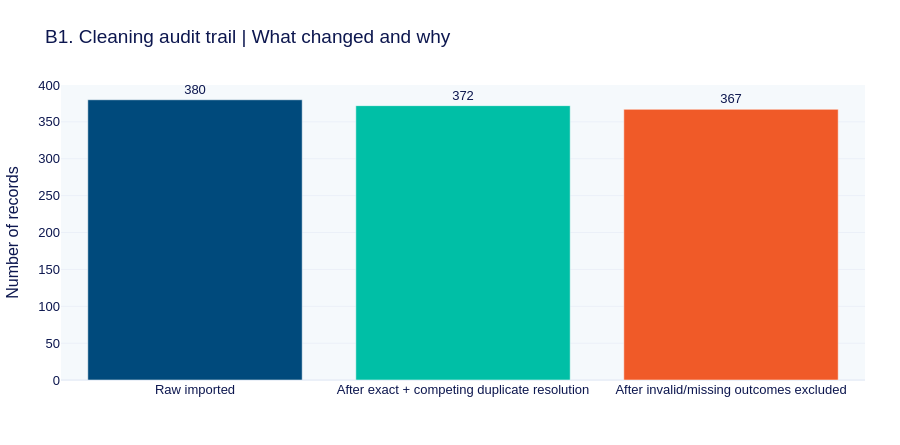

Notebook cell for this chart:
### Markdown cell above
# PART B | CLEAN using explicit, reproducible decisions

## 7. Resolve duplicates and invalid values, without hiding what happened

**Read this before running:** We preserve `raw_snapshot` unchanged. We remove exact copies, use the most recent dated record for conflicting area IDs, convert impossible predictor values to missing, and drop rows with unknown/invalid **outcomes**. We do **not** fill missing predictors with whole-dataset medians. That would leak information across our held-out regions.

**Ask yourself:** If two conflicting records have no trustworthy timestamps, what additional evidence would you need before choosing one?

### Code cell
# 7A. Deterministic record-level cleaning (does not estimate model parameters).
cleaned = work.drop_duplicates().copy()
cleaned['recorded_at'] = pd.to_datetime(cleaned['recorded_at'], errors='coerce')
assert cleaned['recorded_at'].notna().all(), 'Unusable record timestamps. Check version-resolution rule.'
cleaned = cleaned.sort_values(KEYS + ['recorded_at'], ascending=[True,True,False])
cleaned = cleaned.drop_duplicates(subset=KEYS, keep='first').sort_values(KEYS).reset_index(drop=True)

invalid_counter = {}
for col,(lo,hi) in BOUNDS.items():
    mask=cleaned[col].notna() & ((cleaned[col]<lo)|(cleaned[col]>hi))
    invalid_counter[col] = int(mask.sum())
    cleaned.loc[mask,col]=np.nan

invalid_target_rows = int(cleaned['synthetic_prevalence_pct'].isna().sum())
analysis_data = cleaned.loc[cleaned['synthetic_prevalence_pct'].notna()].reset_index(drop=True).copy()
assert analysis_data.duplicated(subset=KEYS).sum()==0
assert analysis_data['synthetic_prevalence_pct'].between(0,100).all()
assert len(analysis_data) > 300
assert raw_snapshot.shape[0] == 380, 'Raw row count differs from expected reproducible synthetic example.'

summary = pd.DataFrame({
 'stage':['Raw imported','After exact + competing duplicate resolution','After invalid/missing outcomes excluded'],
 'rows':[len(raw_snapshot),len(cleaned),len(analysis_data)]})
fig=px.bar(summary,x='stage',y='rows',color='stage',text='rows',
 title='B1. Cleaning audit trail | What changed and why',color_discrete_sequence=COLORS)
fig.update_traces(textposition='outside')
fig.update_layout(showlegend=False,height=445,xaxis_title='',yaxis_title='Number of records')
fig.show()
print(f'Removed exact copies: {exact_duplicate_count}')
print(f'Resolved competing version keys: {int(conflict_keys)} (latest dated record retained)')
print(f'Invalid values set missing, by constrained field: {invalid_counter}')
print(f'Excluded rows with missing or invalid outcome: {invalid_target_rows}')
print(f'Analysis rows remaining: {len(analysis_data)} | Predictors still missing: {int(analysis_data[PREDICTORS].isna().sum().sum())}')
print('NEXT: Imputation and outlier capping will be learned from training subsets only.')

### Figure 1 — Plotly figure (JSON) as saved in the notebook; plotly's stock layout.template omitted (floating-point values rounded to 4 significant figures)
{"data": [{"hovertemplate": "stage=%{x}<br>rows=%{text}<extra></extra>", "legendgroup": "Raw imported", "marker": {"color": "#004A7C", "pattern": {"shape": ""}}, "name": "Raw imported", "orientation": "v", "showlegend": true, "text": [380.0], "textposition": "outside", "type": "bar", "x": ["Raw imported"], "xaxis": "x", "y": [380], "yaxis": "y"}, {"hovertemplate": "stage=%{x}<br>rows=%{text}<extra></extra>", "legendgroup": "After exact + competing duplicate resolution", "marker": {"color": "#00BFA6", "pattern": {"shape": ""}}, "name": "After exact + competing duplicate resolution", "orientation": "v", "showlegend": true, "text": [372.0], "textposition": "outside", "type": "bar", "x": ["After exact + competing duplicate resolution"], "xaxis": "x", "y": [372], "yaxis": "y"}, {"hovertemplate": "stage=%{x}<br>rows=%{text}<extra></extra>", "legendgroup": "After invalid/missing outcomes excluded", "marker": {"color": "#F05A28", "pattern": {"shape": ""}}, "name": "After invalid/missing outcomes excluded", "orientation": "v", "showlegend": true, "text": [367.0], "textposition": "outside", "type": "bar", "x": ["After invalid/missing outcomes excluded"], "xaxis": "x", "y": [367], "yaxis": "y"}], "layout": {"barmode": "relative", "height": 445, "legend": {"title": {"text": "stage"}, "tracegroupgap": 0}, "showlegend": false, "title": {"text": "B1. Cleaning audit trail | What changed and why"}, "xaxis": {"anchor": "y", "categoryarray": ["Raw imported", "After exact + competing duplicate resolution", "After invalid/missing outcomes excluded"], "categoryorder": "array", "domain": [0.0, 1.0], "title": {"text": ""}}, "yaxis": {"anchor": "x", "domain": [0.0, 1.0], "title": {"text": "Number of records"}}}}
